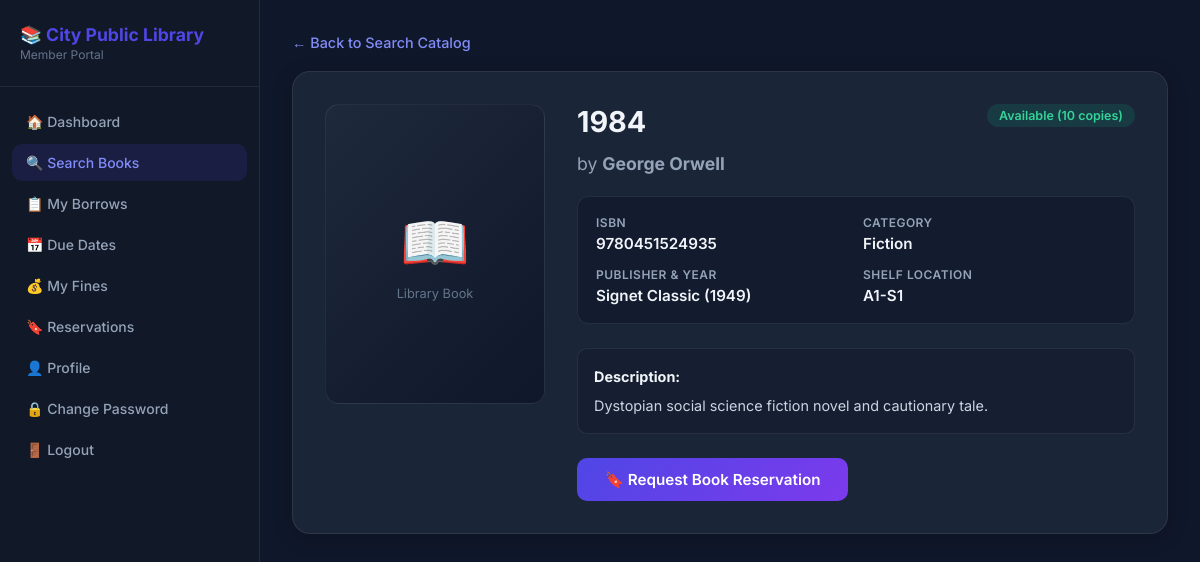
The page /member/book_details.php?id=1 (signed in) on the database its author committed.
### tables this page shows
CREATE TABLE `books` (
  `id` int(11) NOT NULL AUTO_INCREMENT,
  `title` varchar(255) NOT NULL,
  `author` varchar(255) NOT NULL,
  `isbn` varchar(20) DEFAULT NULL,
  `category_id` int(11) NOT NULL,
  `publisher` varchar(255) DEFAULT NULL,
  `year` int(4) DEFAULT NULL,
  `total_copies` int(11) NOT NULL DEFAULT 1,
  `available_copies` int(11) NOT NULL DEFAULT 1,
  `shelf_location` varchar(50) DEFAULT NULL,
  `cover_image` varchar(255) DEFAULT NULL,
  `description` text DEFAULT NULL,
  `created_at` timestamp NOT NULL DEFAULT current_timestamp(),
  PRIMARY KEY (`id`),
  UNIQUE KEY `isbn` (`isbn`),
  KEY `category_id` (`category_id`),
  CONSTRAINT `books_ibfk_1` FOREIGN KEY (`category_id`) REFERENCES `categories` (`id`) ON DELETE CASCADE
);

CREATE TABLE `categories` (
  `id` int(11) NOT NULL AUTO_INCREMENT,
  `name` varchar(100) NOT NULL,
  `description` text DEFAULT NULL,
  `created_at` timestamp NOT NULL DEFAULT current_timestamp(),
  PRIMARY KEY (`id`),
  UNIQUE KEY `name` (`name`)
);

### member/book_details.php (the view, shortened to what this page needs)
<?php
require_once '../includes/functions.php';
$id = $_GET['id'] ?? null;
$user_id = $_SESSION['user_id'];
$stmtMem = $pdo->prepare("SELECT id, member_id FROM members WHERE user_id = ?");
$stmtMem->execute([$user_id]);
$member = $stmtMem->fetch();
$member_db_id = $member['id'] ?? null;
$stmt = $pdo->prepare("SELECT b.*, c.name as category_name FROM books b LEFT JOIN categories c ON b.category_id = c.id WHERE b.id = ?");
$stmt->execute([$id]);
$book = $stmt->fetch();
$currentRes = null;
if ($member_db_id) {
    $stmt = $pdo->prepare("SELECT status, reservation_date FROM reservations WHERE member_id = ? AND book_id = ? AND status IN ('pending', 'approved')");
    $stmt->execute([$member_db_id, $id]);
    $currentRes = $stmt->fetch();
}
?>
<!DOCTYPE html>
<html lang="en">
<head>
</head>
<body>
    <aside class="sidebar">
        <div class="sidebar-logo">
            <h2>📚 City Public Library</h2>
            <p>Member Portal</p>
        </div>
        <nav class="sidebar-nav">
            <a href="dashboard.php">🏠 Dashboard</a>
            <a href="search.php" class="active">🔍 Search Books</a>
            <a href="borrow_history.php">📋 My Borrows</a>
            <a href="due_dates.php">📅 Due Dates</a>
            <a href="fines.php">💰 My Fines</a>
            <a href="reservations.php">🔖 Reservations</a>
            <a href="profile.php">👤 Profile</a>
            <a href="change_password.php">🔒 Change Password</a>
            <a href="../logout.php">🚪 Logout</a>
        </nav>
    </aside>
    <div class="main-content">
        <a href="search.php" class="back-link">&larr; Back to Search Catalog</a>
        <div class="card">
            <div class="cover">
                📖
                <div style="font-size: 0.8rem; color: #64748b; margin-top: 10px;">Library Book</div>
            </div>
            <div class="details">
                <div style="display: flex; justify-content: space-between; align-items: flex-start; gap: 10px; margin-bottom: 8px;">
                    <h1 class="title"><?= htmlspecialchars($book['title']) ?></h1>
                    <?php if ($book['available_copies'] > 0): ?>
                        <span class="badge badge-green">Available (<?= $book['available_copies'] ?> copies)</span>
                    <?php else: ?>
                        <span class="badge badge-red">Out of Stock</span>
                    <?php endif; ?>
                </div>
                <div class="author">by <strong><?= htmlspecialchars($book['author']) ?></strong></div>
                <div class="meta">
                    <div class="meta-item">
                        <span class="meta-label">ISBN</span>
                        <span class="meta-val"><?= htmlspecialchars($book['isbn'] ?: 'N/A') ?></span>
                    </div>
                    <div class="meta-item">
                        <span class="meta-label">Category</span>
                        <span class="meta-val"><?= htmlspecialchars($book['category_name'] ?: 'General') ?></span>
                    </div>
                    <div class="meta-item">
                        <span class="meta-label">Publisher & Year</span>
                        <span class="meta-val"><?= htmlspecialchars($book['publisher'] ?: 'Standard') ?> (<?= htmlspecialchars($book['year'] ?: '—') ?>)</span>
                    </div>
                    <div class="meta-item">
                        <span class="meta-label">Shelf Location</span>
                        <span class="meta-val"><?= htmlspecialchars($book['shelf_location'] ?: 'General Stacks') ?></span>
                    </div>
                </div>
                <?php if (!empty($book['description'])): ?>
                <div class="desc-box">
                    <strong style="color:#f1f5f9; display:block; margin-bottom: 6px;">Description:</strong>
                    <?= nl2br(htmlspecialchars($book['description'])) ?>
                </div>
                <?php endif; ?>
                <?php if ($currentRes): ?>
                    <div class="alert alert-success" style="display: inline-block;">
                        🔖 You reserved this book on <?= date('M d, Y', strtotime($currentRes['reservation_date'])) ?>. Status: <strong style="text-transform: capitalize;"><?= htmlspecialchars($currentRes['status']) ?></strong>
                    </div>
                <?php else: ?>
                    <form method="POST">
                        <button type="submit" name="reserve" class="btn">🔖 Request Book Reservation</button>
                    </form>
                <?php endif; ?>
            </div>
        </div>
    </div>
</body>
</html>

### member/book_details.php (style rules this page uses)
:root { --bg: #0f172a; --sidebar: #111827; --card-bg: rgba(30, 41, 59, 0.85); --primary: #4f46e5; --accent: #f59e0b; --text: #f8fafc; --text-muted: #94a3b8; --border: rgba(255,255,255,0.08); --green: #10b981; --red: #ef4444; }
* { margin: 0; padding: 0; box-sizing: border-box; font-family: 'Inter', sans-serif; }
body { background: var(--bg); color: var(--text); display: flex; min-height: 100vh; }
.sidebar { width: 260px; background: var(--sidebar); min-height: 100vh; position: fixed; left: 0; top: 0; bottom: 0; overflow-y: auto; z-index: 100; border-right: 1px solid var(--border); }
.sidebar-logo { padding: 24px 20px; border-bottom: 1px solid var(--border); }
.sidebar-logo h2 { font-size: 1.1rem; font-weight: 700; color: #4f46e5; }
.sidebar-logo p { font-size: 0.75rem; color: #64748b; margin-top: 2px; }
.sidebar-nav { padding: 16px 12px; }
.sidebar-nav a { display: flex; align-items: center; gap: 10px; padding: 10px 14px; border-radius: 10px; color: #94a3b8; text-decoration: none; font-size: 0.875rem; font-weight: 500; margin-bottom: 4px; transition: all 0.2s; }
.sidebar-nav a:hover, .sidebar-nav a.active { background: rgba(79,70,229,0.15); color: #818cf8; }
.main-content { margin-left: 260px; flex: 1; padding: 32px; overflow-y: auto; }
.back-link { color: #818cf8; text-decoration: none; display: inline-flex; align-items: center; gap: 6px; font-weight: 500; font-size: 0.9rem; margin-bottom: 20px; }
.card { background: var(--card-bg); backdrop-filter: blur(14px); border: 1px solid var(--border); border-radius: 18px; padding: 32px; display: flex; gap: 32px; margin-bottom: 28px; box-shadow: 0 4px 20px rgba(0,0,0,0.2); }
.cover { width: 220px; height: 300px; background: linear-gradient(135deg, #1e293b, #0f172a); border-radius: 14px; display: flex; flex-direction: column; align-items: center; justify-content: center; border: 1px solid var(--border); font-size: 3.5rem; }
.details { flex: 1; }
.title { font-size: 1.8rem; font-weight: 700; color: #f1f5f9; margin-bottom: 6px; }
.author { color: var(--text-muted); font-size: 1.1rem; margin-bottom: 22px; }
.meta { display: grid; grid-template-columns: repeat(auto-fit, minmax(180px, 1fr)); gap: 14px; margin-bottom: 24px; padding: 18px; background: rgba(15,23,42,0.6); border-radius: 12px; border: 1px solid var(--border); }
.meta-item { display: flex; flex-direction: column; }
.meta-label { color: var(--text-muted); font-size: 0.75rem; text-transform: uppercase; letter-spacing: 0.5px; font-weight: 600; margin-bottom: 4px; }
.meta-val { font-size: 0.95rem; font-weight: 600; color: #f1f5f9; }
.desc-box { background: rgba(15,23,42,0.4); padding: 16px; border-radius: 10px; border: 1px solid var(--border); margin-bottom: 24px; font-size: 0.9rem; line-height: 1.6; color: #cbd5e1; }
.btn { padding: 12px 28px; background: linear-gradient(135deg, #4f46e5, #7c3aed); color: white; border: none; border-radius: 10px; cursor: pointer; font-size: 0.95rem; font-weight: 600; transition: all 0.2s; display: inline-flex; align-items: center; gap: 8px; }
.badge { display: inline-block; padding: 4px 12px; border-radius: 20px; font-size: 0.78rem; font-weight: 600; }
.badge-green { background: rgba(16,185,129,0.15); color: #34d399; }

### rows shown on the page
books: title "1984", available_copies "10", author "George Orwell", isbn "9780451524935", category.name "Fiction", publisher "Signet Classic", year "1949", shelf_location "A1-S1", description "Dystopian social science fiction novel and cautionary tale."
